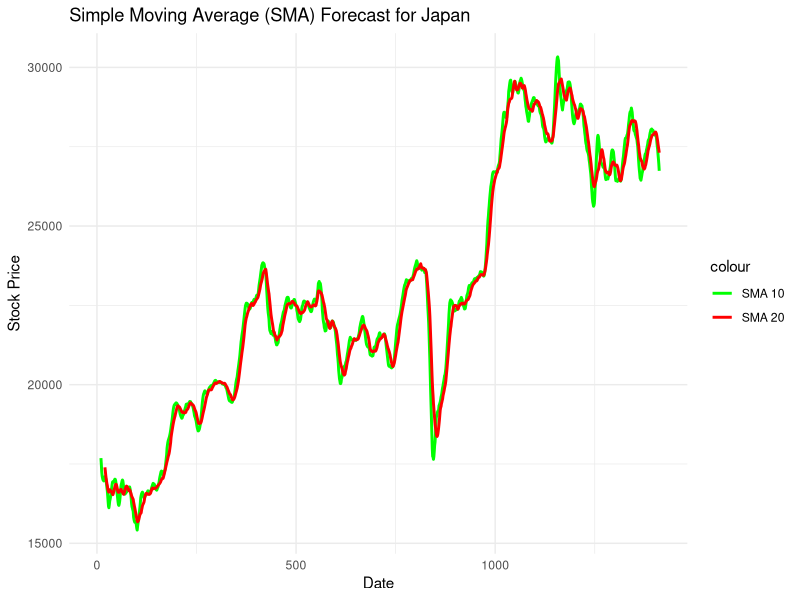
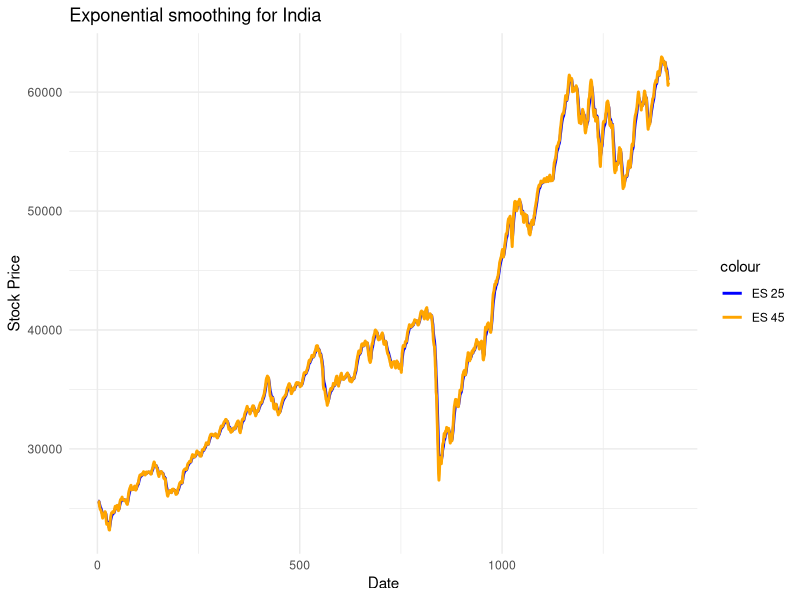

These charts were generated, in order, by the following R code:
## Question 3


# Load necessary libraries
library(ggplot2)
library(dplyr)
library(tidyr)
library(MASS)
library(readxl)
library(forecast)


data <- read_excel("Asia_Stock.xlsx")

data_Japan <- data$JAPAN
data_India <- data$INDIA

sma_10 <- stats::filter(data_Japan, rep(1/10, 10), sides=1)
sma_20 <- stats::filter(data_Japan, rep(1/20, 20), sides=1)

# Plot the SMA results
plot_df_SMA <- data.frame(Date = 1:length(data_Japan), Japan = data_Japan, SMA_10 = sma_10, SMA_20 = sma_20)

ggplot(plot_df_SMA, aes(x = Date)) +
  geom_line(aes(y = SMA_10, color = "SMA 10"), size = 1) +
  geom_line(aes(y = SMA_20, color = "SMA 20"), size = 1) +
  labs(title = "Simple Moving Average (SMA) Forecast for Japan", x = "Date", y = "Stock Price") +
  theme_minimal() +
  scale_color_manual(values = c("SMA 10" = "green", "SMA 20" = "red"))

calc_performance <- function(actual, forecast){
  
  valid_indices <- !is.na(forecast)
  actual <- actual[valid_indices]
  forecast <- forecast[valid_indices]
  
  rmse <- sqrt(mean((actual - forecast)^2))
  mae <- mean(abs(actual - forecast))
  mape <- mean(abs((actual - forecast) / actual)) * 100
  
  return(list(rmse,mae,mape))
}

performace_sma_10 <- calc_performance(data_Japan, sma_10)
print(performace_sma_10)

performance_sma_20 <- calc_performance(data_Japan,sma_20)
print(performance_sma_20)


##Part 2 

lambda1 <- 0.25
lambda2 <- 0.45

exp_smooth_025 <- HoltWinters(data_India, alpha = lambda1, beta = FALSE, gamma = FALSE)
exp_smooth_045 <- HoltWinters(data_India, alpha = lambda2, beta = FALSE, gamma = FALSE)

fitted_025 <- c(NA, exp_smooth_025$fitted[,1])
fitted_045 <- c(NA, exp_smooth_045$fitted[,1])

plot_df_ES <- data.frame(Date = 1:length(data_India), India = data_India,ES25 = fitted_025, ES45 = fitted_045)

ggplot(plot_df_ES, aes(x = Date)) +
  geom_line(aes(y = ES25, color = "ES 25"), size = 1) +
  geom_line(aes(y = ES45, color = "ES 45"), size = 1) +
  labs(title = "Exponential smoothing for India", x = "Date", y = "Stock Price") +
  theme_minimal() +
  scale_color_manual(values = c("ES 25" = "blue", "ES 45" = "orange"))

performace_SE_25 <- calc_performance(data_India, fitted_025)
print(performace_SE_25)

performance_SE_45 <- calc_performance(data_India,fitted_045)
print(performance_SE_45)

